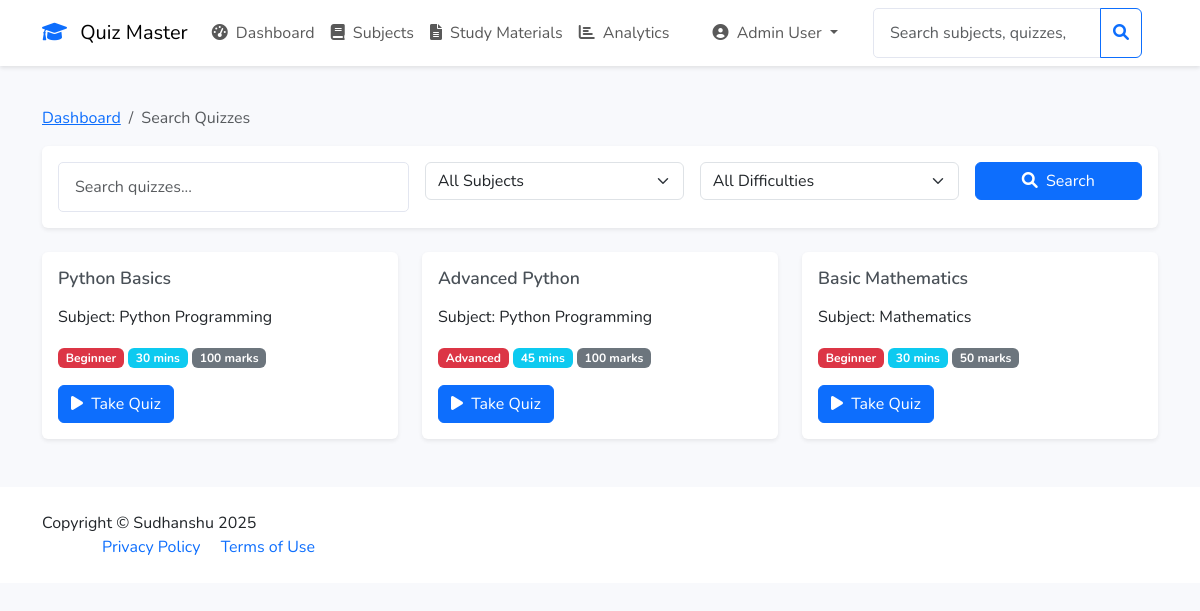
/user/search (signed in), run on the app's committed database.
### app/models/user.py (models this page shows, shortened)
class User(UserMixin, db.Model):
    __tablename__ = 'user'
    id = db.Column(db.Integer, primary_key=True)
    email = db.Column(db.String(120), unique=True, nullable=False)
    password_hash = db.Column(db.String(256), nullable=False)
    full_name = db.Column(db.String(100), nullable=False)
    qualification = db.Column(db.String(100), nullable=True)
    dob = db.Column(db.Date, nullable=True)
    is_admin = db.Column(db.Boolean, default=False)
    created_at = db.Column(db.DateTime, default=datetime.utcnow)
    scores = db.relationship('Score', backref='user', lazy=True)
    achievements = db.relationship('Achievement', backref='user', lazy=True)

### app/models/quiz.py (models this page shows)
class Quiz(db.Model):
    __tablename__ = 'quiz'
    id = db.Column(db.Integer, primary_key=True)
    title = db.Column(db.String(100), nullable=False)
    subject_id = db.Column(db.Integer, db.ForeignKey('subject.id'), nullable=False)
    duration = db.Column(db.Integer, nullable=False)  # in minutes
    total_marks = db.Column(db.Integer, nullable=False)
    created_at = db.Column(db.DateTime, default=datetime.utcnow)
    difficulty = db.Column(db.String(20), default='intermediate')  # Changed from difficulty_level
    category = db.Column(db.String(50))
    is_public = db.Column(db.Boolean, default=True)
    time_limit_enforced = db.Column(db.Boolean, default=True)
    passing_percentage = db.Column(db.Float, default=60.0)
    allow_review = db.Column(db.Boolean, default=True)
    subject = db.relationship('Subject', backref='quizzes')
    questions = db.relationship('Question', backref='quiz', lazy=True)
    scores = db.relationship('Score', backref='quiz', lazy=True)
    DIFFICULTY_LEVELS = ['beginner', 'intermediate', 'advanced', 'expert']
    CATEGORIES = ['Programming', 'Mathematics', 'Science', 'General Knowledge']

### app/models/subject.py (models this page shows)
class Subject(db.Model):
    id = db.Column(db.Integer, primary_key=True)
    name = db.Column(db.String(100), nullable=False)
    description = db.Column(db.Text, nullable=True)
    created_at = db.Column(db.DateTime, default=datetime.utcnow)
    chapters = db.relationship('Chapter', backref='subject', lazy=True)

### app/routes.py (the view)
@user_bp.route('/search')
@login_required
def user_search():
    query = request.args.get('q', '')
    subject_id = request.args.get('subject', '')
    difficulty = request.args.get('difficulty', '')
    quizzes = Quiz.query.filter(Quiz.is_public == True)
    subjects = Subject.query.all()
    if query:
        quizzes = quizzes.filter(Quiz.title.ilike(f'%{query}%'))
    if subject_id:
        quizzes = quizzes.filter(Quiz.subject_id == subject_id)
    if difficulty:
        quizzes = quizzes.filter(Quiz.difficulty == difficulty)
    quizzes = quizzes.all()
    return render_template('user/search_results.html',
                         quizzes=quizzes,
                         subjects=subjects,
                         query=query,
                         selected_subject=subject_id,
                         selected_difficulty=difficulty)

### app/__init__.py (called while the page is built)
def create_app():
    app = Flask(__name__)
    app.config.from_object(Config)
    db.init_app(app)
    login_manager.init_app(app)
    mail.init_app(app)
    @login_manager.user_loader
    def load_user(id):
        return User.query.get(int(id))
    @app.template_filter('strftime')
    def _jinja2_filter_datetime(date, fmt=None):
        if fmt is None:
            fmt = '%Y-%m-%d %H:%M'
        return date.strftime(fmt) if date else ''
    from app.routes import auth_bp, admin_bp, user_bp, main_bp
    app.register_blueprint(main_bp)
    app.register_blueprint(auth_bp)
    app.register_blueprint(admin_bp)
    app.register_blueprint(user_bp)
    return app

### app/templates/user/search_results.html (shortened to what this page needs)
{% extends "base.html" %}
{% block content %}
<div class="container">
    <nav aria-label="breadcrumb" class="mt-3">
        <ol class="breadcrumb">
            <li class="breadcrumb-item"><a href="{{ url_for('user.dashboard') }}">Dashboard</a></li>
            <li class="breadcrumb-item active">Search Quizzes</li>
        </ol>
    </nav>
    <div class="card shadow-sm mb-4">
        <div class="card-body">
            <form method="GET" class="row g-3">
                <div class="col-md-4">
                    <input type="text" name="q" class="form-control"
                           value="{{ query }}" placeholder="Search quizzes...">
                </div>
                <div class="col-md-3">
                    <select name="subject" class="form-select">
                        <option value="">All Subjects</option>
                    </select>
                </div>
                <div class="col-md-3">
                    <select name="difficulty" class="form-select">
                        <option value="">All Difficulties</option>
                    </select>
                </div>
                <div class="col-md-2">
                    <button type="submit" class="btn btn-primary w-100">
                        <i class="fas fa-search me-1"></i> Search
                    </button>
                </div>
            </form>
        </div>
    </div>
    {% if quizzes %}
        <div class="row">
            {% for quiz in quizzes %}
                <div class="col-md-4 mb-4">
                    <div class="card h-100 shadow-sm">
                        <div class="card-body">
                            <h5 class="card-title">{{ quiz.title }}</h5>
                            <p class="card-text">Subject: {{ quiz.subject.name }}</p>
                            <div class="mb-3">
                                <span class="badge bg-{{ 'success' if quiz.difficulty == 'easy' else 'warning' if quiz.difficulty == 'medium' else 'danger' }}">
                                    {{ quiz.difficulty|title }}
                                </span>
                                <span class="badge bg-info">{{ quiz.duration }} mins</span>
                                <span class="badge bg-secondary">{{ quiz.total_marks }} marks</span>
                            </div>
                            <a href="{{ url_for('user.take_quiz', quiz_id=quiz.id) }}"
                               class="btn btn-primary">
                                <i class="fas fa-play me-1"></i> Take Quiz
                            </a>
                        </div>
                    </div>
                </div>
            {% endfor %}
        </div>
    {% else %}
        <div class="alert alert-info">
            No quizzes found matching your criteria.
        </div>
    {% endif %}
</div>
{% endblock %}

### app/templates/base.html (shortened to what this page needs)
<!DOCTYPE html>
<html lang="en">
<head>
    <link href="https://cdn.jsdelivr.net/npm/bootstrap@5.3.0/dist/css/bootstrap.min.css" rel="stylesheet">
    <link href="https://cdnjs.cloudflare.com/ajax/libs/font-awesome/6.0.0/css/all.min.css" rel="stylesheet">
    <link href="{{ url_for('static', filename='css/style.css') }}" rel="stylesheet">
</head>
<body>
    <nav class="navbar navbar-expand-lg navbar-light bg-white">
        <div class="container">
            <a class="navbar-brand" href="{{ url_for('main.index') }}">
                <i class="fas fa-graduation-cap text-primary me-2"></i>
                Quiz Master
            </a>
            <div class="collapse navbar-collapse" id="navbarNav">
                {% if current_user.is_authenticated %}
                    {% if current_user.is_admin %}
                        <ul class="navbar-nav me-auto">
                            <li class="nav-item">
                                <a class="nav-link" href="{{ url_for('admin.dashboard') }}">
                                    <i class="fas fa-tachometer-alt me-1"></i> Dashboard
                                </a>
                            </li>
                            <li class="nav-item">
                                <a class="nav-link" href="{{ url_for('admin.manage_subjects') }}">
                                    <i class="fas fa-book me-1"></i> Subjects
                                </a>
                            </li>
                            <li class="nav-item">
                                <a class="nav-link" href="{{ url_for('admin.manage_study_materials') }}">
                                    <i class="fas fa-file-alt me-1"></i> Study Materials
                                </a>
                            </li>
                            <li class="nav-item">
                                <a class="nav-link" href="{{ url_for('admin.quiz_analytics') }}">
                                    <i class="fas fa-chart-bar me-1"></i> Analytics
                                </a>
                            </li>
                        </ul>
                    {% endif %}
                    <ul class="navbar-nav">
                        <li class="nav-item dropdown">
                            <a class="nav-link dropdown-toggle" href="#" id="userDropdown" role="button" data-bs-toggle="dropdown">
                                <i class="fas fa-user-circle me-1"></i>
                                {{ current_user.full_name }}
                            </a>
                        </li>
                    </ul>
                {% endif %}
                {% if current_user.is_authenticated %}
                    <form class="d-flex ms-auto me-3" method="GET"
                          action="{{ url_for('admin.admin_search' if current_user.is_admin else 'user.user_search') }}">
                        <div class="input-group">
                            <input type="search" name="q" class="form-control"
                                   placeholder="{{ 'Search subjects, quizzes, or users...' if current_user.is_admin else 'Search quizzes...' }}">
                            <button class="btn btn-outline-primary" type="submit">
                                <i class="fas fa-search"></i>
                            </button>
                        </div>
                    </form>
                {% endif %}
            </div>
        </div>
    </nav>
    <main class="py-4">
        {% block content %}{% endblock %}
    </main>
    <footer class="bg-white py-4 mt-auto">
        <div class="container">
            <div class="row align-items-center">
                <div class="col-lg-6 text-lg-start">
                    Copyright &copy; Sudhanshu 2025
                <div class="col-lg-6 text-lg-end">
                    <a href="#" class="text-decoration-none me-3">Privacy Policy</a>
                    <a href="#" class="text-decoration-none">Terms of Use</a>
                </div>
            </div>
        </div>
    </footer>
</body>
</html>

### app/static/css/style.css (style rules this page uses)
:root { --primary-color: #4e73df; --secondary-color: #858796; --success-color: #1cc88a; --info-color: #36b9cc; --warning-color: #f6c23e; --danger-color: #e74a3b; --light-color: #f8f9fc; --dark-color: #5a5c69; }
body { font-family: 'Nunito', sans-serif; background-color: #f8f9fc; }
.navbar { box-shadow: 0 2px 4px rgba(0,0,0,.1); }
.card { border: none; box-shadow: 0 0.15rem 1.75rem 0 rgba(58, 59, 69, 0.15); transition: transform 0.2s ease-in-out; }
.form-control { border-radius: 5px; padding: 0.75rem 1rem; border: 1px solid #e3e6f0; }
.card-title { color: #495057; font-size: 1.1rem; font-weight: 600; margin-bottom: 1rem; }

### data on the page
User: full_name "Admin User", q "Search subjects, quizzes, or users..."
Quiz: title "Python Basics", subject.name "Python Programming", difficulty "Beginner", duration "30", total_marks "100"
Quiz: title "Advanced Python", subject.name "Python Programming", difficulty "Advanced", duration "45", total_marks "100"
Quiz: title "Basic Mathematics", subject.name "Mathematics", difficulty "Beginner", duration "30", total_marks "50"
